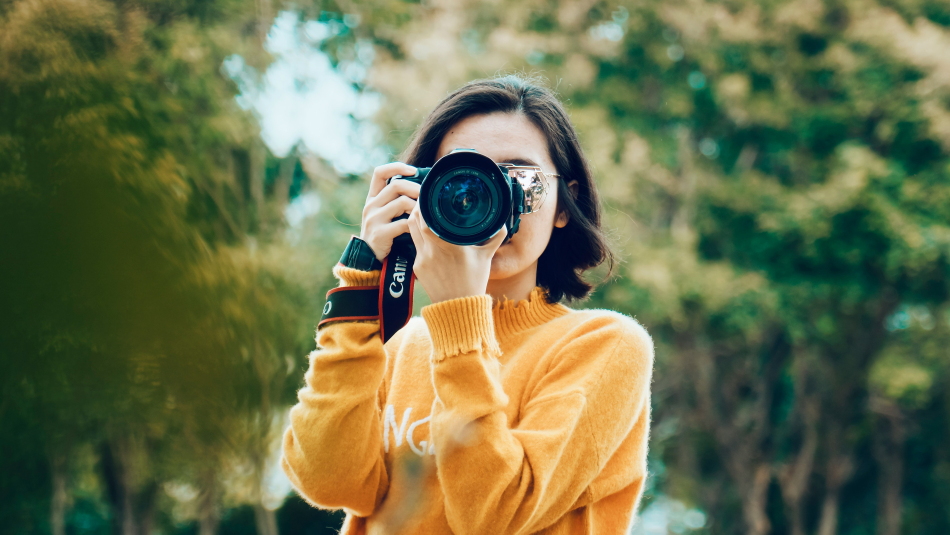
#> input picture my opencv work/image.png, 1900 x 1069 px (shown at 1/2 size)
$ python resize_image.py
#> lines starting #> are read from the running program, lines starting #| are printed output that depends on the picture
import cv2

img = cv2.imread("image.png")
#> img is the input picture: shape (1069, 1900, 3); mean B, G, R 76.7, 112.3, 106.9

resied_img = cv2.resize(img, (0, 0), fx = 0.5, fy = 0.5)
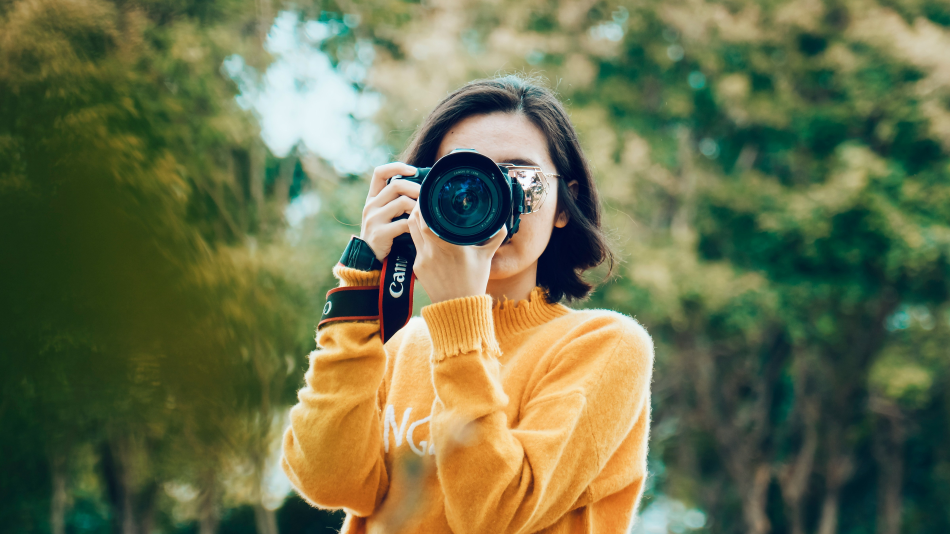
#> resied_img: shape (534, 950, 3); mean B, G, R 76.8, 112.5, 107.1
# new = cv2.resize(img, (0, 0), fx = 0.2, fy = 0.2)
# new1 = cv2.resize(img, (0, 0), fx = 0.2, fy = 0.8)
# new_img = cv2.resize(img, (1000, 1400))

cv2.imwrite("new.png", resied_img)

cv2.imshow("Orginal", img)
cv2.imshow("Resiedd image", resied_img)
# cv2.imshow("20%", new)
# cv2.imshow("radom", new1)

# cv2.imshow("resizeeee", new_img)

cv2.waitKey(0)
